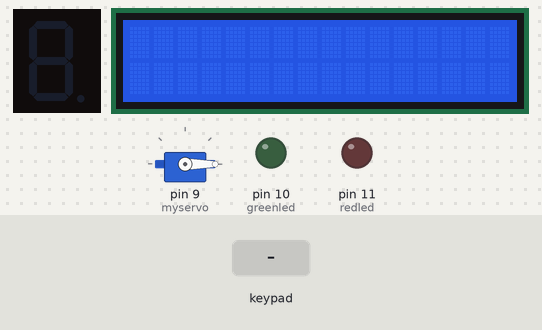
Bench run of a sketch on a simulated Arduino Mega 2560, built with avr-gcc and run on an emulated ATmega2560. Shown: 1-digit seven-segment display, servo, 16×2 character LCD, output pins drawn as LEDs (lit = HIGH). Wiring (inferred from the names in the program): 1-digit 7-segment display, segments lit when HIGH: segments pin 15, pin 16, pin 17, pin 18, pin 19, pin 20, pin 21. Dashed ring = blinking. Inputs (shaded band) come from the test bench. The segment pins are drawn as the display they are named for; pins used as bus, display or sensor lines are not drawn.

Above: at 1.2 s.
1.3 s: keypad keys 2 5 2 6 2 7 2 8 * pressed 0.4 s apart
At 4.1 s:
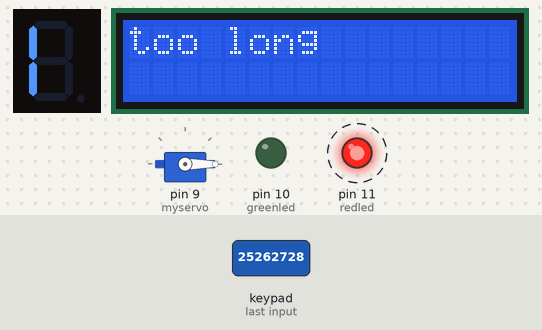
7.1 s: keypad keys 1 2 3 4 5 * pressed 0.4 s apart
At 9.9 s:
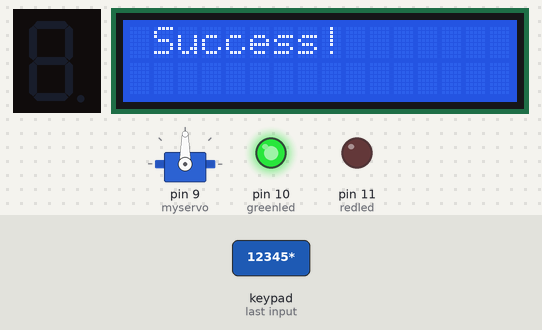
11.6 s: key '*' pressed
At 12.4 s:
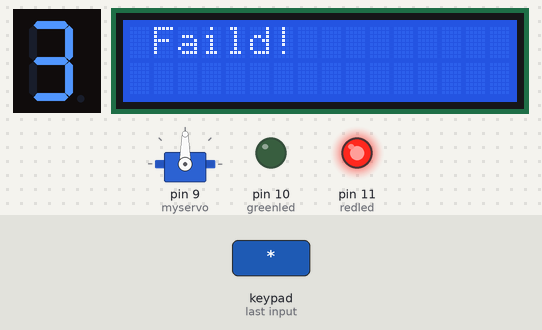
14.1 s: keypad keys 2 5 2 6 2 7 2 8 pressed 0.4 s apart
At 16.9 s:
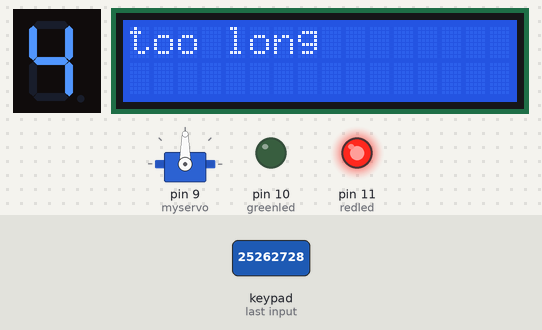
18.8 s: keypad keys 1 2 3 4 5 pressed 0.4 s apart
At 22.1 s:
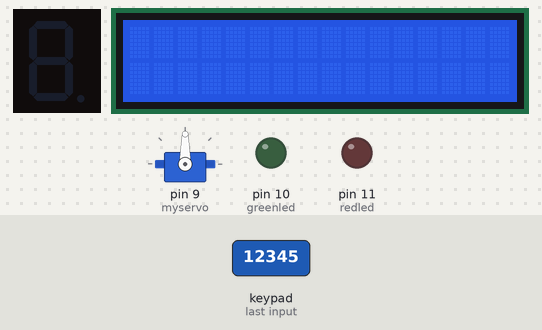
22.5 s: keypad keys 1 2 3 4 5 # pressed 0.4 s apart
At 24.5 s:
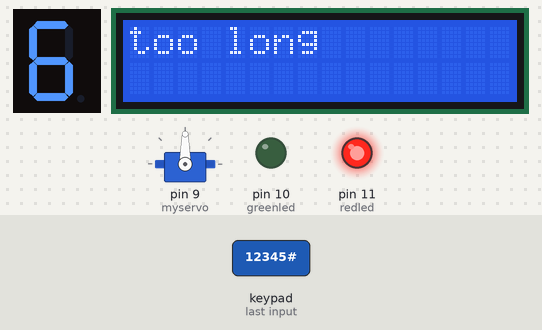
Timing chart, 0 to 26.6 s (numbered marks = the images above; inputs shaded):
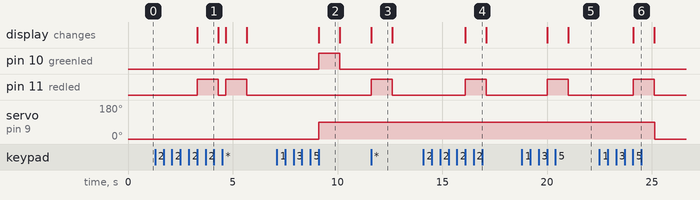

Measured:
- after the input at 1.3 s, pin 11 (redled): alternates HIGH for 1.0 s and LOW for 0.37 s, starting after 2.0 s; the display: changes after 2.0 s (image 1)
- after the input at 7.1 s, pin 10 (greenled): LOW → HIGH after 2.0 s, → LOW 1.0 s later; servo on pin 9 (myservo): 0° → 90° after 2.0 s; the display: changes after 2.0 s (image 2)
- after the input at 11.6 s, pin 11 (redled): LOW → HIGH at once, → LOW 1.0 s later; the display: changes at once (image 3)
- after the input at 14.1 s, pin 11 (redled): LOW → HIGH after 2.0 s, → LOW 1.0 s later; the display: changes after 2.0 s (image 4)
- after the input at 18.8 s, pin 11 (redled): LOW → HIGH after 1.2 s, → LOW 1.0 s later; the display: first changes after 1.2 s (image 5 shows a later state)
- after the input at 22.5 s, pin 11 (redled): LOW → HIGH after 1.6 s, → LOW 1.0 s later; servo on pin 9 (myservo): 90° → 0° after 2.6 s; the display: changes after 1.6 s (image 6)
- what the display in image 2 shows lasts 1.0 s, from 9.1 s to 10.1 s

The sketch:

Saver.ino
```cpp
#include <Keypad.h>
#include<Servo.h>
#include <LiquidCrystal.h>
LiquidCrystal lcd(7, 6, 5, 4, 3, 2);
#define redled 11
#define greenled 10
Servo myservo;
String arr="12345";
String master="";
int counter=0;
const byte ROWS = 4; //four rows
const byte COLS = 3; //three columns
char keys[ROWS][COLS] = {
  {'1','2','3'},
  {'4','5','6'},
  {'7','8','9'},
  {'*','0','#'}
};
int a = 21;
int b = 20;
int c = 19;
int d = 18;
int e = 17;
int f = 16;
int g = 15;
byte rowPins[ROWS] = {25, 26, 27, 28};
byte colPins[COLS] = {24, 23, 22};

Keypad keypads = Keypad( makeKeymap(keys), rowPins, colPins, ROWS, COLS );


void setup(){
  pinMode(greenled,OUTPUT);
   pinMode(redled,OUTPUT);
   myservo.attach(9);
   myservo.write(0);
  Serial.begin(9600);
   lcd.begin(16, 2);
  pinMode(a, OUTPUT);
  pinMode(b, OUTPUT);
  pinMode(c, OUTPUT);
  pinMode(d, OUTPUT);
  pinMode(e, OUTPUT);
  pinMode(f, OUTPUT);
  pinMode(g, OUTPUT);


}

void loop(){
  char key = keypads.getKey();
  if (key){

    if(key=='*')
    {
      if( master == arr )
      {
      lcd.print(" Success! ");
      digitalWrite(greenled,HIGH);
      myservo.write(90);
      delay(1000);
      lcd.clear();
      lcd.setCursor(0, 0);
       master="";
      digitalWrite(greenled, LOW);
      }
      else
      {
      counter+=1;
      lcd.print(" Faild!");
      digitalWrite(redled , HIGH);
     displayDigit(counter);
       delay(1000);
      lcd.clear();
      lcd.setCursor(0, 0);
      digitalWrite(redled , LOW);
      master="";

     turnOff();

      }
    }
    else if(key=='#')
    {
       myservo.write(0);
    }
    else
    {
      if(master.length() >= 5)
      {
        counter+=1;
        lcd.print("too long");
        digitalWrite(redled , HIGH);
       displayDigit(counter);
       delay(1000);
        master="";
       lcd.clear();
       lcd.setCursor(0, 0);
       turnOff();
       digitalWrite(redled , LOW);

      }
      else
      master +=(String)key;
    }

  }

}
void displayDigit(int digit)
{
  switch ( digit ) {
  case 1:
    digitalWrite(b,HIGH);
    digitalWrite(c,HIGH);
    break;
  case 2:
    digitalWrite(g,HIGH);
    digitalWrite(f,HIGH);
    digitalWrite(a,HIGH);
    digitalWrite(c,HIGH);
    digitalWrite(d,HIGH);

    break;
    case 3:
    digitalWrite(g,HIGH);
    digitalWrite(f,HIGH);
    digitalWrite(a,HIGH);
    digitalWrite(e,HIGH);
    digitalWrite(d,HIGH);

    break;
    case 4:
     digitalWrite(f,HIGH);
    digitalWrite(a,HIGH);
    digitalWrite(e,HIGH);
    digitalWrite(b,HIGH);
    break;
    case 5:
     digitalWrite(g,HIGH);
    digitalWrite(b,HIGH);
    digitalWrite(a,HIGH);
    digitalWrite(e,HIGH);
    digitalWrite(d,HIGH);
    break;
    case 6:
     digitalWrite(g,HIGH);
    digitalWrite(b,HIGH);
    digitalWrite(a,HIGH);
    digitalWrite(e,HIGH);
    digitalWrite(d,HIGH);
    digitalWrite(c,HIGH);
    break;
     case 7:
     digitalWrite(g,HIGH);
    digitalWrite(f,HIGH);
    digitalWrite(e,HIGH);
    break;
    case 8:
     digitalWrite(g,HIGH);
    digitalWrite(b,HIGH);
    digitalWrite(a,HIGH);
    digitalWrite(e,HIGH);
    digitalWrite(d,HIGH);
    digitalWrite(c,HIGH);
     digitalWrite(f,HIGH);
    break;
  default:
   digitalWrite(g,HIGH);
    digitalWrite(b,HIGH);
    digitalWrite(a,HIGH);
    digitalWrite(e,HIGH);
    digitalWrite(d,HIGH);
    digitalWrite(f,HIGH);

}
}
void turnOff()
{
  digitalWrite(a,LOW);
  digitalWrite(b,LOW);
  digitalWrite(c,LOW);
  digitalWrite(d,LOW);
  digitalWrite(e,LOW);
  digitalWrite(f,LOW);
  digitalWrite(g,LOW);
}
```
